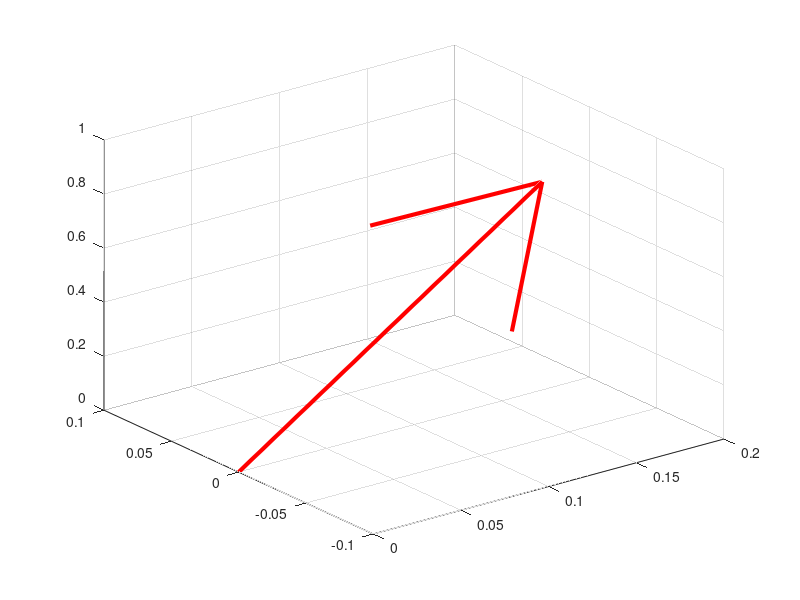

Reproduce this figure in MATLAB.
function [DIR, VECTOR] = RCSDM1()
    
    THR_location = [0.118926  0.033122  1.19889];
    cg = [ 0.000985  0.0586417  0.494153 ];
    Vector_R = THR_location-cg;
    DIR =  Vector_R/norm(Vector_R);

    % DIR            = quaternion(0, RCSDM_vector(1), RCSDM_vector(2), RCSDM_vector(3));
    VECTOR         = quiver3(0,0,0,DIR(1), DIR(2), DIR(3),'r', 'LineWidth', 3);

end